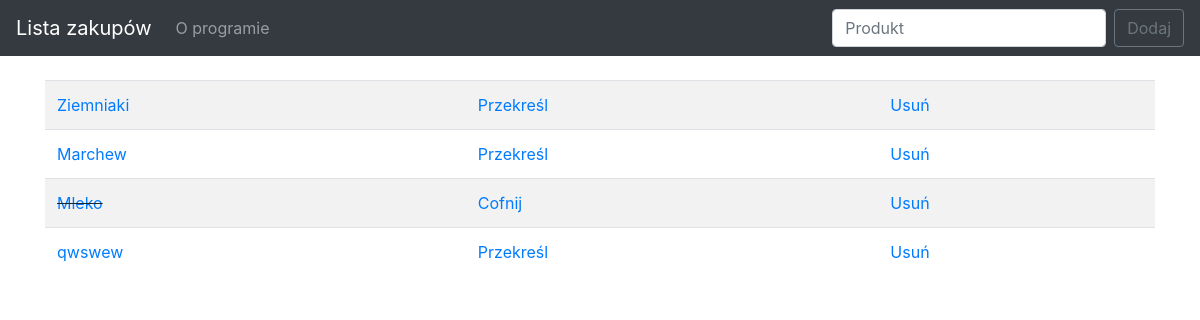
/, run on an earlier commit of the app's database.
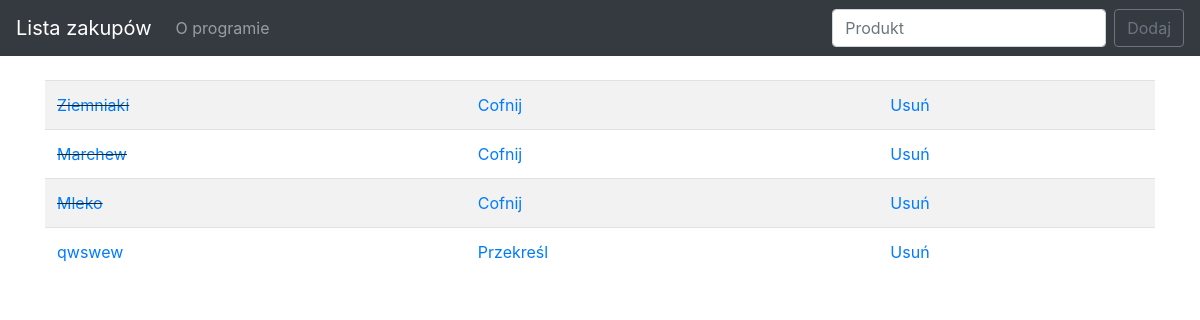
And on a later commit of the database.
### todo_list/models.py (models this page shows, shortened)
class List(models.Model):
    item = models.CharField(max_length=100)
    completed = models.BooleanField(default=False)

### todo_list/views.py (the view)
# urls.py: 2. Add a URL to urlpatterns:  path('', views.home, name='home')
def home(request):
    if request.method == 'POST':
        form = ListForm(request.POST or None)
        if form.is_valid():
            form.save()
            all_items = List.objects.all
            return render(request, 'home.html', {'all_items': all_items})
    else:
        all_items = List.objects.all
        return render(request, 'home.html', {'all_items': all_items})

### todo_list/templates/home.html (shortened to what this page needs)
{% extends 'base.html' %}
{% block content %}
	<table class="table table-striped">
	  <tbody>
	  	{% for things in all_items %}
	  		{% if things.completed %}
			    <tr>
			      <td class="striker"><a href="{% url 'edit' things.id %}">{{ things.item }}</a></td>
			      <td><a href="{% url 'uncross' things.id %}">Cofnij</a></td>
			      <td><a href="{% url 'delete' things.id %}">Usuń</a></td>
			    </tr>
	    	{% else %}
	    		<tr>
			      <td><a href="{% url 'edit' things.id %}">{{ things.item }}<a></td>
			      <td><a href="{% url 'cross_off' things.id %}">Przekreśl</a></td>
			      <td><a href="{% url 'delete' things.id %}">Usuń</a></td>
			    </tr>
			{% endif %}
	    {% endfor %}
	  </tbody>
	</table>
{% endblock %}

What changed in the data, as far as the page shows it:
changed List "Ziemniaki": completed "Przekreśl" → "Cofnij"
changed List "Marchew": completed "Przekreśl" → "Cofnij"
